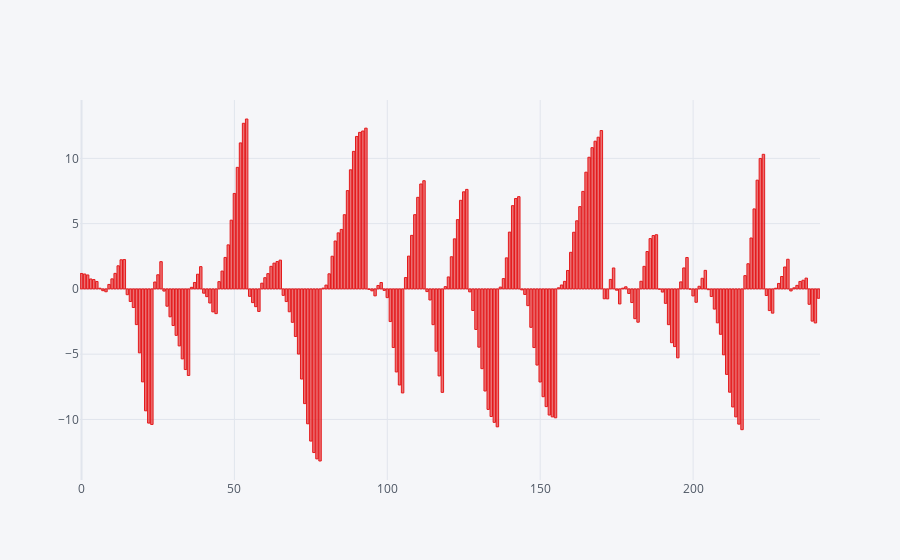

The notebook cell this image was saved under:
### Code cell
# kr.plot(subplots=True,kind='bar',figsize=(20,2),  grid=True, alpha=0.7, color='green')
kr.iplot(subplots=True,kind='bar',colorscale="set1")

### Figure 1 — Plotly figure (JSON) as saved in the notebook; plotly's stock layout.template omitted (floating-point values rounded to 4 significant figures; data arrays with more than 128 entries replaced by an {"elided": "..."} marker saying what was removed)
{"data": [{"marker": {"color": "rgba(228, 26, 28, 0.6)", "line": {"color": "rgba(228, 26, 28, 1.0)", "width": 1}}, "name": "0", "orientation": "v", "text": "", "type": "bar", "x": {"elided": "242 int values"}, "xaxis": "x", "y": {"elided": "242 float values"}, "yaxis": "y"}], "layout": {"legend": {"bgcolor": "#F5F6F9", "font": {"color": "#4D5663"}}, "paper_bgcolor": "#F5F6F9", "plot_bgcolor": "#F5F6F9", "title": {"font": {"color": "#4D5663"}}, "xaxis": {"anchor": "y", "domain": [0, 1], "gridcolor": "#E1E5ED", "showgrid": true, "tickfont": {"color": "#4D5663"}, "title": {"font": {"color": "#4D5663"}, "text": ""}, "zerolinecolor": "#E1E5ED"}, "yaxis": {"anchor": "x", "domain": [0, 1], "gridcolor": "#E1E5ED", "showgrid": true, "tickfont": {"color": "#4D5663"}, "title": {"font": {"color": "#4D5663"}, "text": ""}, "zerolinecolor": "#E1E5ED"}}}
